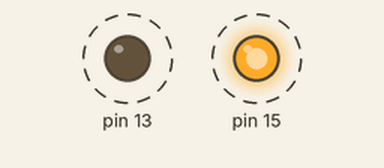
Bench run of a sketch on a simulated Arduino Uno, built with avr-gcc and run on an emulated ATmega328P. Shown: output pins drawn as LEDs (lit = HIGH). Dashed ring = blinking. What the sketch prints to the serial monitor is not drawn.

Above: at 0.5 s.
Timing chart, 0 to 4.9 s (numbered marks = the images above):
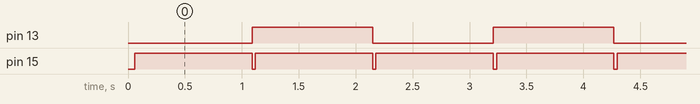

Measured:
- by itself, pin 13: alternates HIGH for 1.1 s and LOW for 1.1 s
- by itself, pin 15: alternates HIGH for 1.0 s and LOW for 0.03 s
- by itself, everything shown: repeats every 2.1 s, in 4 steps

The sketch:

SmartBoi_Slave1.ino
```cpp
#include "dht11.h"
#include "led.h"

// General infos
#define topologyId      (1U)
#define unitName        ("Beka")
#define temprSensorPin  (15U)     // D8
#define ledStatusPin    (13U)     // D7

// Components
DHT11 sensor(temprSensorPin);
LED   statusLed(ledStatusPin);

void setup()
{
  // Serial communication
  Serial.begin(115200);
  Serial.println();
  Serial.print(unitName);
  Serial.print(" [Slave ID: ");
  Serial.print(topologyId);
  Serial.println("] is starting up");

  sensor.init();
  statusLed.init();
}

void loop()
{
  statusLed.toggle();
  sensor.process();
  Serial.println("ping");
  delay(1000);
}
```

dht11.cpp
```cpp
#include "dht11.h"

DHT11::DHT11(int Pin)
{
  pin          = Pin;
  temperature  = 0.0f;
  humidity     = 0.0f;
}

void DHT11::init(void)
{
  pinMode(pin, OUTPUT);
  // Bus down, send start signal.
  digitalWrite(pin, LOW);
  // Delay greater than 18ms, so DHT11 start signal can be detected.
  delay(30);
}

int DHT11::getPin(void)
{
  return pin;
}

/// TODO debug
void DHT11::process(void)
{
  uint8_t data[5];

  digitalWrite(pin, LOW); // bus down, send start signal
  delay(30); // delay greater than 18ms, so DHT11 start signal can be detected

  digitalWrite(pin, HIGH);
  delayMicroseconds(40); // Wait for DHT11 response

  pinMode(pin, INPUT);
  /// TODO timeout
  for(int i = 0; i < 200; i++)
  {
    if (digitalRead(pin) == HIGH)   break;
  }
  //while (digitalRead(pin) == HIGH);
  delayMicroseconds(80); // DHT11 response, pulled the bus 80us
  if (digitalRead(pin) == LOW);
    delayMicroseconds(80); // DHT11 80us after the bus pulled to start sending data

  /// TODO 5th is crc?
  for (int i = 0; i < 4; i ++) // receive temperature and humidity data, the parity bit is not considered
    data[i] = readData();

  humidity    = ((float)data[0]) + ((float)((int)data[1])/100.0f);
  temperature = ((float)data[2]) + ((float)((int)data[3])/100.0f);

  Serial.print(data[0]);
  Serial.print("  ");
  Serial.print(data[1]);
  Serial.print("  ");
  Serial.print(data[2]);
  Serial.print("  ");
  Serial.print(data[3]);
  Serial.print("  Derived: ");
  Serial.print(temperature);
  Serial.print(" ");
  Serial.println(humidity);

  pinMode(pin, OUTPUT);
  digitalWrite(pin, HIGH); // send data once after releasing the bus, wait for the host to open the next Start signal
}

///TODO debug
uint8_t DHT11::readData(void)
{
  uint8_t data;

  for (int i = 0; i < 8; i ++)
  {
    if (digitalRead(pin) == LOW)
    {
      for(int i = 0; i < 200; i++)
      {
        if (digitalRead(pin) == LOW)  break;
      }
      //while (digitalRead(pin) == LOW);   // wait for 50us
        delayMicroseconds(30);             // determine the duration of the high level to determine the data is '0 'or '1'

      if (digitalRead(pin) == HIGH)
        data |= (1 << (7-i));               // high front and low in the post

      /// TODO timeout
      for(int i = 0; i < 200; i++)
      {
        if (digitalRead(pin) == HIGH)  break;
      }
      //while (digitalRead(pin) == HIGH);  // data '1 ', wait for the next one receiver
     }
  }

  return data;
}
```

dht11.h
```cpp
#include <Arduino.h>

///KY015 DHT11 Temperature and humidity sensor
class DHT11
{
  private:
      int   pin;
      float temperature;
      float humidity;

      uint8_t readData(void);

  public:
      DHT11(int Pin);
      void init(void);

      int getPin(void);

      void process(void);
};
```

led.cpp
```cpp
#include "led.h"
#include <Arduino.h>

LED::LED(int Pin)
{
  pin = Pin;
  state = eLED_OFF;
}

void LED::init(void)
{
  pinMode(pin, OUTPUT);
  turnON();
}

int LED::getPin(void)
{
  return pin;
}

void LED::turnON(void)
{
  state = eLED_ON;
  digitalWrite(pin, HIGH);
}

void LED::turnOFF(void)
{
  state = eLED_OFF;
  digitalWrite(pin, LOW);
}

void LED::toggle(void)
{
  if (state == eLED_ON)
  {
    state = eLED_OFF;
    digitalWrite(pin, LOW);
  }
  else
  {
    state = eLED_ON;
    digitalWrite(pin, HIGH);
  }
}
```

led.h
```cpp
enum LED_STATE
{
  eLED_OFF  = 0,
  eLED_ON
};

class LED
{
  private:
    int       pin;
    LED_STATE state;

  public:
    LED(int Pin);
    void init(void);

    int  getPin(void);
    void turnON(void);
    void turnOFF(void);
    void toggle(void);
};
```
